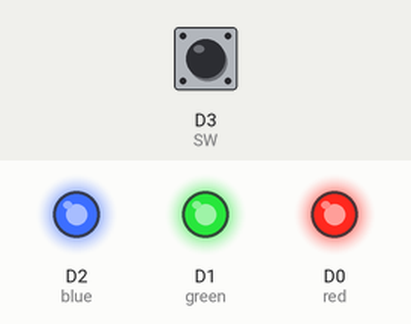
This sketch was run on a simulated ESP8266 (NodeMCU). Shown: output pins drawn as LEDs (lit = HIGH). Dashed ring = blinking. The test bench sets the inputs (shaded band); at power-on: D3 (SW) HIGH. What the sketch prints to the serial monitor is not drawn.

Above: at 1.3 s.
1.4 s: D3 (SW) pulled LOW for 1 s
At 1.62 s:
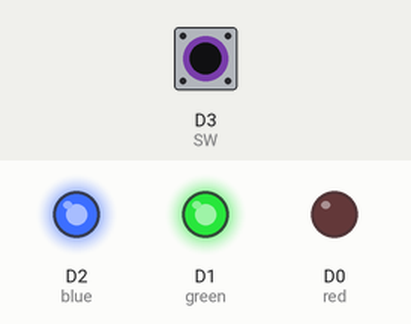
3.9 s: D3 (SW) pulled LOW for 0.3 s
At 4.3 s:
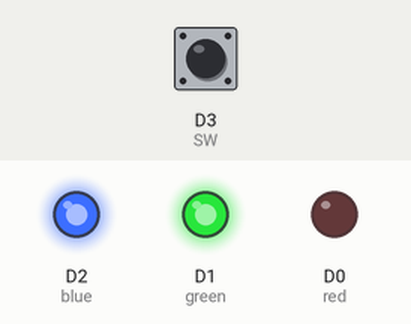
5.7 s: D3 (SW) driven LOW
At 8.6 s:
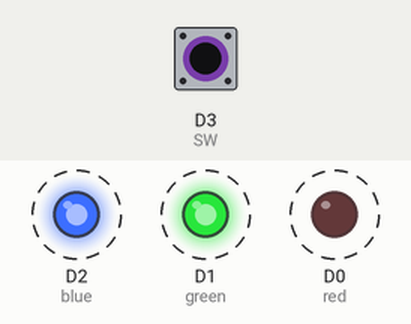
8.7 s: D3 (SW) driven HIGH
At 9.5 s:
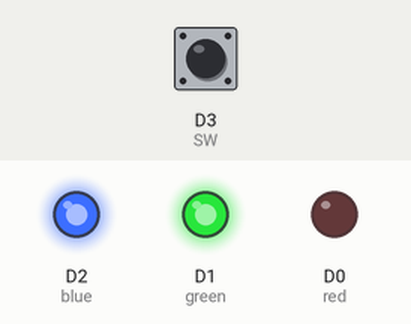
10.2 s: D3 (SW) pulsed LOW 5 times (0.12 s each, 0.3 s apart)
At 11.3 s:
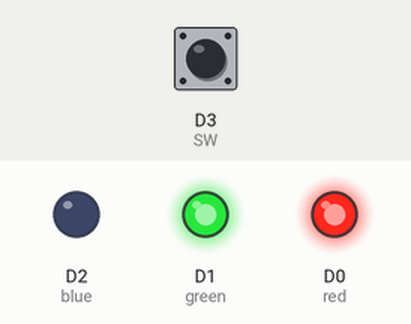
Timing chart, 0 to 13.2 s (numbered marks = the images above; inputs shaded):
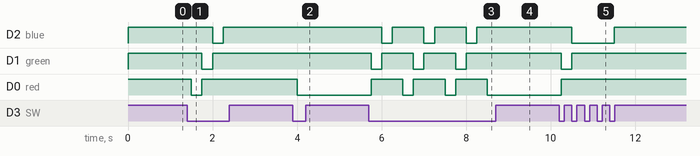

Measured:
- after the input at 1.4 s, D2 (blue): HIGH → LOW after 0.60 s, → HIGH 0.25 s later; D1 (green): HIGH → LOW after 0.35 s, → HIGH 0.25 s later; D0 (red): HIGH → LOW after 0.10 s, → HIGH 0.25 s later
- after the input at 3.9 s, D0 (red): HIGH → LOW after 0.10 s
- after the input at 5.7 s, D2 (blue): alternates HIGH for 0.75 s and LOW for 0.25 s, starting after 0.30 s; D1 (green), D0 (red): alternates HIGH for 0.75 s and LOW for 0.25 s, starting after 0.05 s
- after the input at 8.7 s, D2 (blue): stays HIGH (without the input it goes to LOW after 0.30 s); D1 (green): stops changing and stays HIGH; D0 (red): stays LOW (without the input it goes to HIGH after 0.05 s)
- after the input at 10.2 s, D2 (blue): HIGH → LOW after 0.30 s, → HIGH 1.0 s later; D1 (green): HIGH → LOW after 0.05 s, → HIGH 0.25 s later; D0 (red): LOW → HIGH after 0.05 s

The sketch:

switchcount.ino
```cpp
#include<stdio.h>
  int red=D0;
  int green=D1;
  int blue=D2;
  int SW=D3;
  int val;
  int count=0;
void setup()
{
  pinMode(SW,INPUT_PULLUP);
  pinMode(red,OUTPUT);
  pinMode(blue,OUTPUT);
  pinMode(green,OUTPUT);
  Serial.begin(9600);
  digitalWrite(red,1);
  digitalWrite(green,1);
  digitalWrite(blue,1);
//   // put your setup code here, to run once:
}
void loop() {
  val=digitalRead(SW);

  if(val==0)
  {
    count=count+1;
    Serial.print(count);
    if(count==1)
    {

      digitalWrite(red,0);
      digitalWrite(blue,1);
      digitalWrite(green,1);
      Serial.print("red");
    }
    else if(count==2)
    {
      digitalWrite(red,1);
      digitalWrite(blue,1);
      digitalWrite(green,0);
      Serial.print("green");
    }
    else if(count==3)
    {
      digitalWrite(red,1);
      digitalWrite(blue,0);
      digitalWrite(green,1);
      Serial.print("blue");
    }
    else
    {
      digitalWrite(red,1);
      digitalWrite(blue,1);
      digitalWrite(green,1);
      count=0;

    }
  }
  delay(250);
}
```
